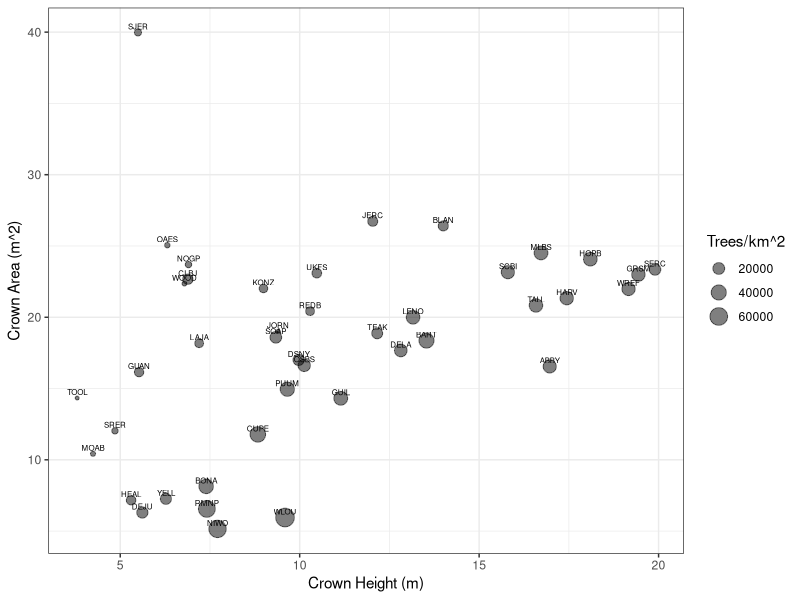
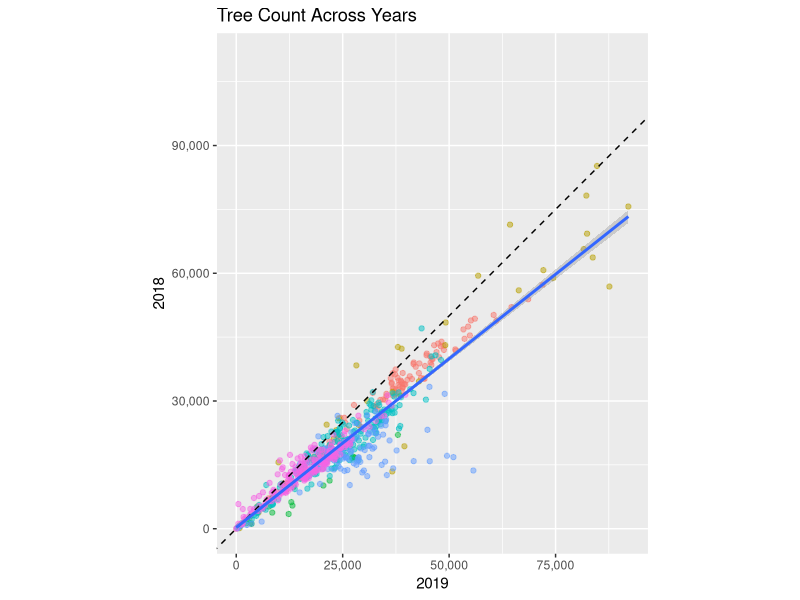
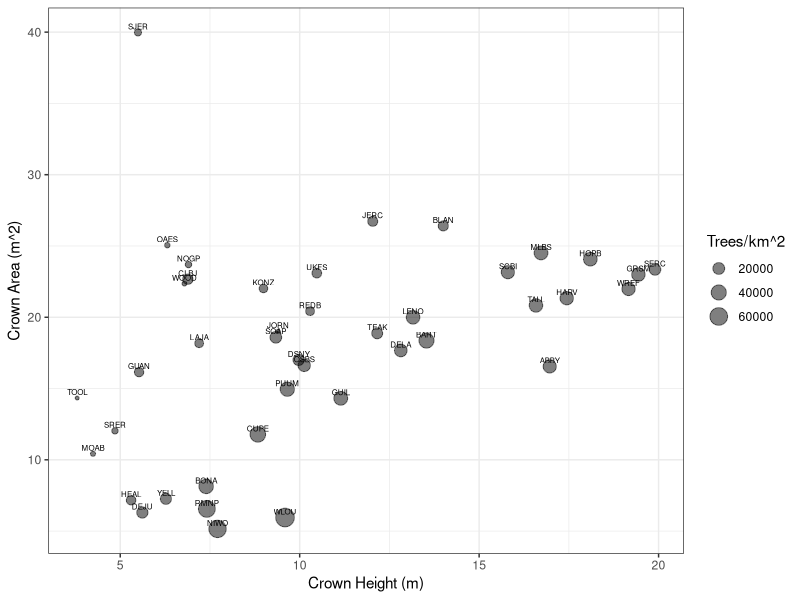
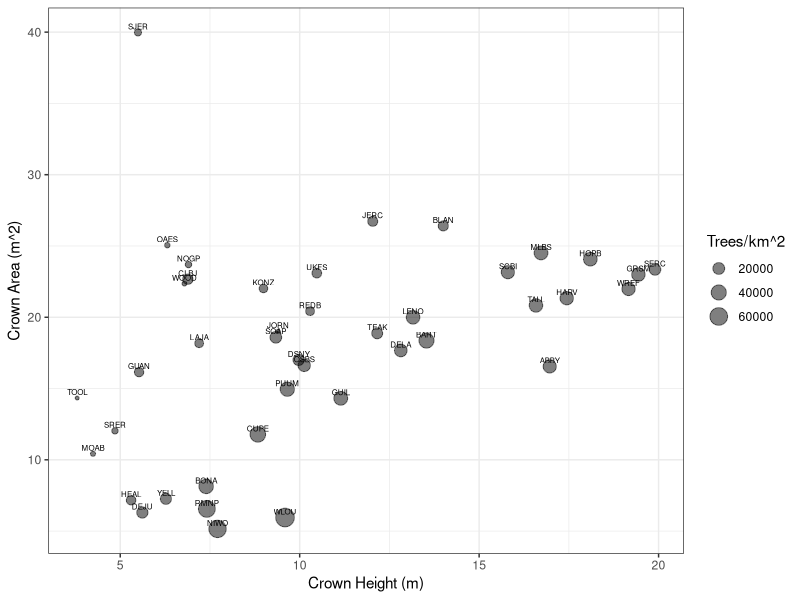
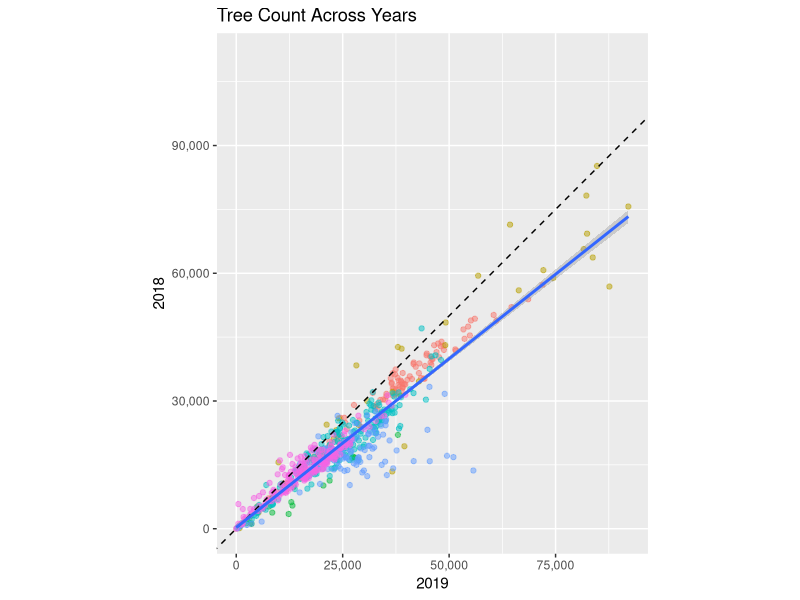

R code for these plots, in order:
## ---- chunk 1
library(raster)
library(dplyr)
library(ggplot2)
library(scales)
library(tidyr)
library(stringr)
## ---- chunk 2
df<-read.csv("averages.csv",row.names =1)
counts<-read.csv("counts.csv")
colnames(counts)<-c("Site","geo_index","Year","n")

counts %>% group_by(Site) %>% summarize(n=sum(n)) %>% summarize(total=sum(n))

counts %>% group_by(Site, Year) %>% summarize(n=sum(n)) %>% data.frame()
## ---- chunk 3
ggplot(df,aes(x=height_mean,y=area_mean,size=n)) + geom_point(alpha=0.5) + labs(x="Crown Height (m)",y="Crown Area (m^2)",size="Trees/km^2") + geom_text(aes(label=Site),size=2,hjust=0.5,vjust=-0.5) + theme_bw()
ggsave("Attributes.png",height=3.5,width=6)
ggsave("Attributes.svg", height=3.5,width=6)
## ---- chunk 4
counts %>% spread(Year,n) %>% ggplot(.,aes(x=`2019`,y=`2018`)) + geom_point(aes(col=Site),alpha=0.5) + geom_abline(linetype="dashed") + coord_equal() + stat_smooth(method="lm") + theme(legend.position = "none") + scale_x_continuous(labels=comma) + scale_y_continuous(labels=comma) + ggtitle("Tree Count Across Years")
ggsave("CrossYears.png",height=4,width=7)
